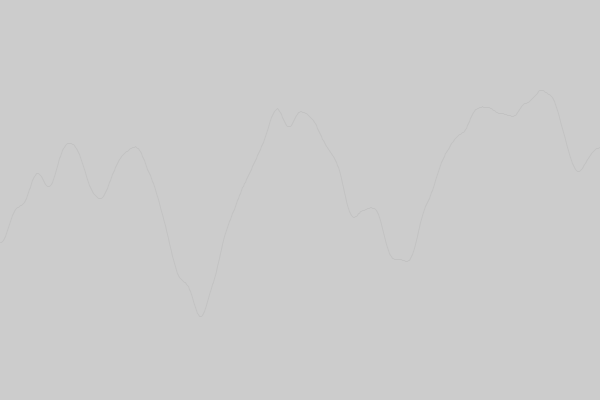
Frame 1 (no input)
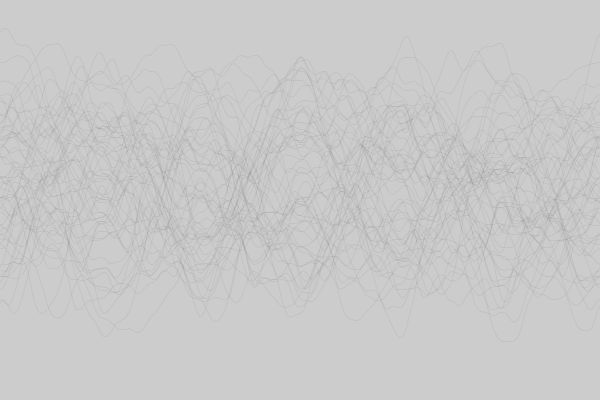
Frame 60 (the mouse pressed at the canvas centre just before this capture)
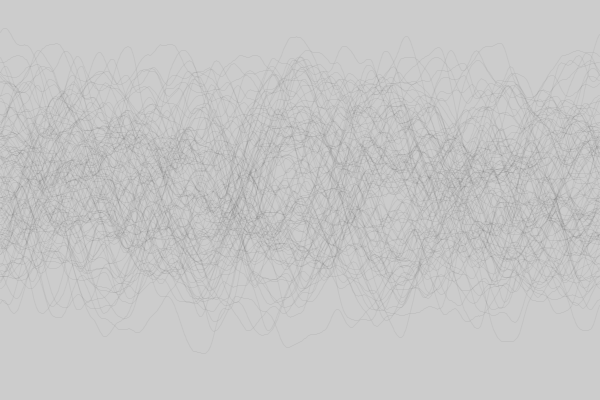
Frame 120 (the mouse held since frame 60 and released just before this capture)

The Processing sketch that drew these frames (run headless with seeded random() and noise(); from frame 60 on, the mouse is pressed at the canvas centre):

// Processing sketch: perlinNoiseIntro
// ── perlinNoiseIntro.pde
float step;
float nx;
void setup(){
  
  size(600,400);
  stroke(0,12);
  noFill();
  

}

void draw(){
  //background(255);
  //fill (255);
  
  float x = random(width);
  //ellipse(x,height/2,40,40);
  
  //stroke(255);
  beginShape();
  
  for (int i = 0; i < width; i++) {
  //float nx = map(i, 0, width, 0, 10);
  float y = height * noise(nx);
  vertex(i, y);
  nx += 0.01;
  }
  endShape();
  
  step+=0.01;
}
